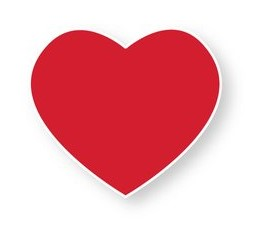
#> input picture Src/5.jpg, 273 x 245 px
$ python main2.py
#> lines starting #> are read from the running program, lines starting #| are printed output that depends on the picture; after the words box and inside, x2 and y2 are one past the last pixel; in counts of white or black regions, pixels touching at a corner belong together; long printed decimals are rounded
import cv2 as cv
import numpy as np
img1 = cv.imread('Src/5.jpg',0)
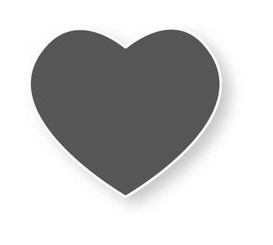
#> img1: shape (245, 273); min 60, max 255, mean 197
img2 = cv.imread('Src/5.jpg',0)
# ret, thresh = cv.threshold(img1, 127, 255,0)
# ret, thresh2 = cv.threshold(img2, 127, 255,0)

blur = cv.GaussianBlur(img1,(5,5),0)
ret,thresh = cv.threshold(blur,0,255,cv.THRESH_BINARY+cv.THRESH_OTSU)
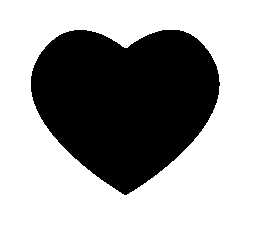
#> thresh: shape (245, 273); 66.9% white; 1 black region
#> ret = 169

blur2 = cv.GaussianBlur(img2,(5,5),0)
ret,thresh2 = cv.threshold(blur2,0,255,cv.THRESH_BINARY+cv.THRESH_OTSU)

# thresh = cv.adaptiveThreshold(img1,255,cv.ADAPTIVE_THRESH_GAUSSIAN_C,\
#             cv.THRESH_BINARY,11,2)
# thresh2 = cv.adaptiveThreshold(img2,255,cv.ADAPTIVE_THRESH_GAUSSIAN_C,\
#             cv.THRESH_BINARY,11,2)

cnt3 = cv.connectedComponents(thresh)
cnt4 = cv.connectedComponents(thresh2)

contours,hierarchy = cv.findContours(thresh, 2,1)
#> contours = 2 contours; box (x1, y1, x2, y2) and area: (0, 0, 273, 245) 66368, (30, 29, 221, 196) 22401
cnt1 = contours[0]
#> cnt1 = contour of 1032 points, box (x1, y1, x2, y2) (0, 0, 273, 245), area 66368
contours2,hierarchy = cv.findContours(thresh2, 2,1)
#> contours2 has the same summary as contours
cnt2 = contours2[0]
#> cnt2 has the same summary as cnt1

ret = cv.matchShapes(cnt1,cnt2,1,0.0)
#> ret = 0
res = cv.matchTemplate(thresh,thresh2,cv.TM_CCOEFF_NORMED)
#> res = [1]
# [7 lines of commented-out code are left out]
print( cnt3 )
#> (printed output is left out)
print( cnt4 )
#> (printed output is left out)
print( 'ret' )
print( ret )
#| 0.0
print( 'res' )
print( res )
#| [[1.]]
# [11 lines of commented-out code are left out]
cv.imshow('1',thresh)
# cv.drawContours(thresh2, contours, 0, (127, 255,0), 3)
cv.imshow('2',thresh2)

cv.waitKey(0)

$ run again, with Src/1.jpg copied over Src/5.jpg
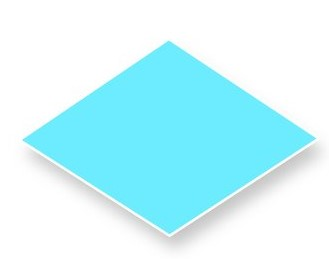
#> input picture Src/1.jpg, 329 x 259 px
#> `img1 = cv.imread('Src/5.jpg',0)`:
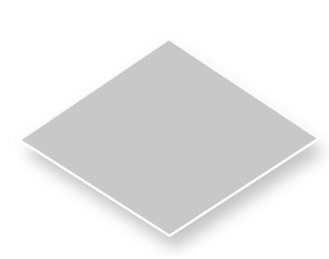
#> img1: shape (259, 329); min 183, max 255, mean 234
#> `ret,thresh = cv.threshold(blur,0,255,cv.THRESH_BINARY+cv.THRESH_OTSU)`:
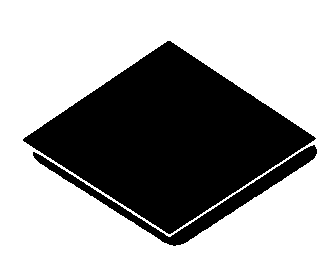
#> thresh: shape (259, 329); 62.4% white; 2 black regions
#> `ret,thresh = cv.threshold(blur,0,255,cv.THRESH_BINARY+cv.THRESH_OTSU)`: ret = 227
#> contours = 3 contours; box (x1, y1, x2, y2) and area: (0, 0, 329, 259) 84624, (22, 40, 317, 235) 28952, (32, 144, 318, 247) 3697
#> cnt1 = contour of 1172 points, box (x1, y1, x2, y2) (0, 0, 329, 259), area 84624
#> contours2 has the same summary as contours
#> cnt2 has the same summary as cnt1
#> `ret = cv.matchShapes(cnt1,cnt2,1,0.0)`: ret = 0
#> res = [1]
#> (printed output is left out)
#> (printed output is left out)
#| 0.0
#| [[1]]
